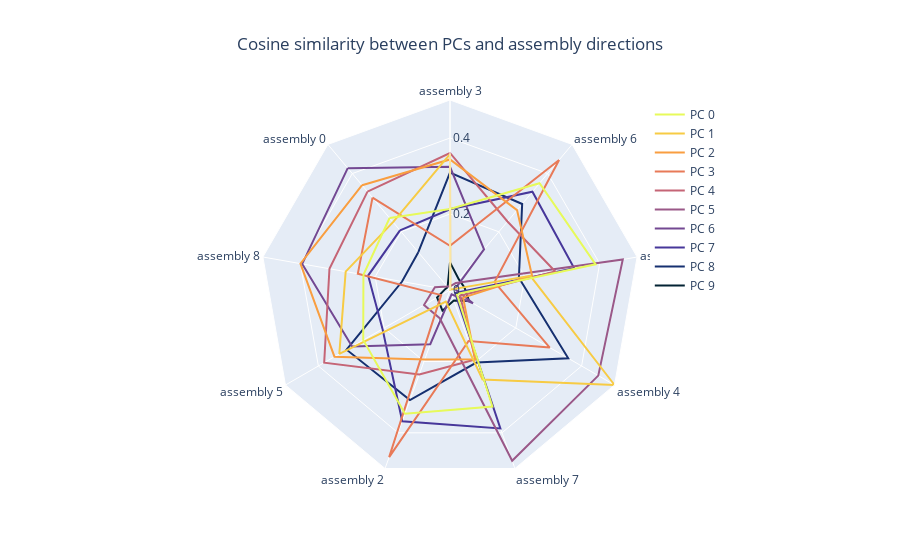
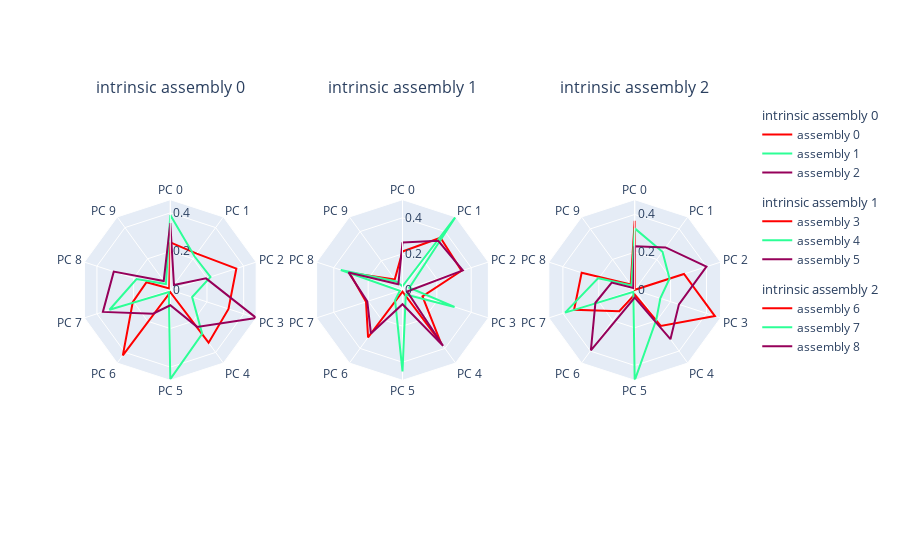

The notebook cell these images were saved under, in order:
### Code cell
import plotly.express as px
import plotly.graph_objects as go
from plotly.subplots import make_subplots

assy_names_radar = assy_names_disp + [assy_names_disp[0]]
PC_names_radar = [f'PC {i:d}' for i in range(n_components)]
PC_names_radar = PC_names_radar + [PC_names_radar[0]]
PC_idx_radar = list(range(n_components)) + [0]
cmap = px.colors.sample_colorscale('thermal', np.linspace(0, 1, n_components))[::-1]
if isdivision:
    cmap2 = px.colors.sample_colorscale('Rainbow', np.linspace(0, 1, \
        max(len(ids) for ids in assy_div.values())))[::-1]
else:
    cmap2 = px.colors.sample_colorscale('Rainbow', np.linspace(0, 1, n_assy))[::-1]
rotation = 130 if isdivision else 90

fig = go.Figure()
for i in range(n_components)[::-1]:
    fig.add_trace(go.Scatterpolar(
        name=PC_names_radar[i], r=cosvec.loc[i, assy_names_radar],
        theta=assy_names_radar, mode='lines', line_color=cmap[i]
    ))
fig.update_polars(
    gridshape = 'linear',
    angularaxis = dict(rotation=rotation, direction="clockwise"),
    radialaxis = dict(angle=90, tickangle=90, nticks=4)
)
fig.update_layout(
    title = dict(text='Cosine similarity between PCs and assembly directions', x=0.5),
    legend = dict(traceorder='reversed', x=0.77)
)
fig.show()


if isdivision:
    n_int_assy = len(assy_div)
    fig = make_subplots(
        rows=1, cols=n_int_assy, specs=[[{'type': 'polar'}] * n_int_assy],
        subplot_titles=[f'intrinsic assembly {a:d}' for a in assy_div],
        horizontal_spacing=0.08
    )
    for i, ids in enumerate(assy_div.values()):
        for j in range(len(ids)):
            fig.add_trace(go.Scatterpolar(name=assy_names_disp[ids[j]],
                r=cosvec.loc[PC_idx_radar, assy_names_disp[ids[j]]],
                theta=PC_names_radar, mode='lines', line_color=cmap2[j],
                legendgroup=i, legendgrouptitle_text=f'intrinsic assembly {i:d}'
            ), row=1, col=i + 1)
    fig.update_layout(legend=dict(x=1.05))
else:
    fig = go.Figure()
    for i in range(n_assy):
        fig.add_trace(go.Scatterpolar(name=assy_names_disp[i],
            r=cosvec.loc[PC_idx_radar, assy_names_disp[i]],
            theta=PC_names_radar, mode='lines', line_color=cmap2[i]
        ))
    fig.update_layout(legend=dict(x=0.77))
fig.update_polars(
    gridshape = 'linear',
    angularaxis = dict(rotation=90, direction="clockwise"),
    radialaxis = dict(angle=90, tickangle=90, nticks=4)
)
fig.show()

print("Alignment (cosine similarity) between PCs and assembly directions")
with pd.option_context('display.float_format', '{:.3f}'.format):
    display(cosvec)

### Figure 1 — Plotly figure (JSON) as saved in the notebook; plotly's stock layout.template omitted (floating-point values rounded to 4 significant figures)
{"data": [{"line": {"color": "rgb(3, 35, 51)"}, "mode": "lines", "name": "PC 9", "r": [0.009823, 0.07279, 0.03634, 0.03863, 0.05803, 0.02946, 0.05793, 0.0393, 0.01301, 0.009823], "theta": ["assembly 0", "assembly 3", "assembly 6", "assembly 1", "assembly 4", "assembly 7", "assembly 2", "assembly 5", "assembly 8", "assembly 0"], "type": "scatterpolar"}, {"line": {"color": "rgb(22, 48, 112)"}, "mode": "lines", "name": "PC 8", "r": [0.1297, 0.3088, 0.2955, 0.1841, 0.3594, 0.2031, 0.3083, 0.3143, 0.1282, 0.1297], "theta": ["assembly 0", "assembly 3", "assembly 6", "assembly 1", "assembly 4", "assembly 7", "assembly 2", "assembly 5", "assembly 8", "assembly 0"], "type": "scatterpolar"}, {"line": {"color": "rgb(71, 55, 154)"}, "mode": "lines", "name": "PC 7", "r": [0.2048, 0.2125, 0.3376, 0.3316, 0.01555, 0.3877, 0.3676, 0.2051, 0.2188, 0.2048], "theta": ["assembly 0", "assembly 3", "assembly 6", "assembly 1", "assembly 4", "assembly 7", "assembly 2", "assembly 5", "assembly 8", "assembly 0"], "type": "scatterpolar"}, {"line": {"color": "rgb(115, 72, 146)"}, "mode": "lines", "name": "PC 6", "r": [0.4187, 0.3243, 0.1393, 0.01315, 0.06999, 0.01204, 0.1518, 0.2975, 0.3949, 0.4187], "theta": ["assembly 0", "assembly 3", "assembly 6", "assembly 1", "assembly 4", "assembly 7", "assembly 2", "assembly 5", "assembly 8", "assembly 0"], "type": "scatterpolar"}, {"line": {"color": "rgb(154, 88, 136)"}, "mode": "lines", "name": "PC 5", "r": [0.01177, 0.00963, 0.02377, 0.4618, 0.4507, 0.4784, 0.07913, 0.07899, 0.04034, 0.01177], "theta": ["assembly 0", "assembly 3", "assembly 6", "assembly 1", "assembly 4", "assembly 7", "assembly 2", "assembly 5", "assembly 8", "assembly 0"], "type": "scatterpolar"}, {"line": {"color": "rgb(197, 101, 118)"}, "mode": "lines", "name": "PC 4", "r": [0.3378, 0.3606, 0.2354, 0.2813, 0.03074, 0.1946, 0.2365, 0.3824, 0.3221, 0.3378], "theta": ["assembly 0", "assembly 3", "assembly 6", "assembly 1", "assembly 4", "assembly 7", "assembly 2", "assembly 5", "assembly 8", "assembly 0"], "type": "scatterpolar"}, {"line": {"color": "rgb(232, 122, 88)"}, "mode": "lines", "name": "PC 3", "r": [0.3173, 0.1162, 0.4467, 0.1191, 0.3031, 0.1428, 0.4682, 0.02687, 0.2463, 0.3173], "theta": ["assembly 0", "assembly 3", "assembly 6", "assembly 1", "assembly 4", "assembly 7", "assembly 2", "assembly 5", "assembly 8", "assembly 0"], "type": "scatterpolar"}, {"line": {"color": "rgb(249, 158, 64)"}, "mode": "lines", "name": "PC 2", "r": [0.3601, 0.3436, 0.2745, 0.2192, 0.03985, 0.1942, 0.1948, 0.3512, 0.3997, 0.3601], "theta": ["assembly 0", "assembly 3", "assembly 6", "assembly 1", "assembly 4", "assembly 7", "assembly 2", "assembly 5", "assembly 8", "assembly 0"], "type": "scatterpolar"}, {"line": {"color": "rgb(247, 203, 68)"}, "mode": "lines", "name": "PC 1", "r": [0.2332, 0.3578, 0.001216, 0.2146, 0.5001, 0.2505, 0.03216, 0.3364, 0.2788, 0.2332], "theta": ["assembly 0", "assembly 3", "assembly 6", "assembly 1", "assembly 4", "assembly 7", "assembly 2", "assembly 5", "assembly 8", "assembly 0"], "type": "scatterpolar"}, {"line": {"color": "rgb(231, 250, 90)"}, "mode": "lines", "name": "PC 0", "r": [0.2473, 0.2132, 0.3667, 0.3892, 0.0208, 0.3264, 0.3467, 0.2637, 0.2314, 0.2473], "theta": ["assembly 0", "assembly 3", "assembly 6", "assembly 1", "assembly 4", "assembly 7", "assembly 2", "assembly 5", "assembly 8", "assembly 0"], "type": "scatterpolar"}], "layout": {"legend": {"traceorder": "reversed", "x": 0.77}, "polar": {"angularaxis": {"direction": "clockwise", "rotation": 130}, "gridshape": "linear", "radialaxis": {"angle": 90, "nticks": 4, "tickangle": 90}}, "title": {"text": "Cosine similarity between PCs and assembly directions", "x": 0.5}}}

### Figure 2 — Plotly figure (JSON) as saved in the notebook; plotly's stock layout.template omitted (floating-point values rounded to 4 significant figures)
{"data": [{"legendgroup": "0", "legendgrouptitle": {"text": "intrinsic assembly 0"}, "line": {"color": "rgb(255, 0, 0)"}, "mode": "lines", "name": "assembly 0", "r": [0.2473, 0.2332, 0.3601, 0.3173, 0.3378, 0.01177, 0.4187, 0.2048, 0.1297, 0.009823, 0.2473], "subplot": "polar", "theta": ["PC 0", "PC 1", "PC 2", "PC 3", "PC 4", "PC 5", "PC 6", "PC 7", "PC 8", "PC 9", "PC 0"], "type": "scatterpolar"}, {"legendgroup": "0", "legendgrouptitle": {"text": "intrinsic assembly 0"}, "line": {"color": "rgb(44, 255, 150)"}, "mode": "lines", "name": "assembly 1", "r": [0.3892, 0.2146, 0.2192, 0.1191, 0.2813, 0.4618, 0.01315, 0.3316, 0.1841, 0.03863, 0.3892], "subplot": "polar", "theta": ["PC 0", "PC 1", "PC 2", "PC 3", "PC 4", "PC 5", "PC 6", "PC 7", "PC 8", "PC 9", "PC 0"], "type": "scatterpolar"}, {"legendgroup": "0", "legendgrouptitle": {"text": "intrinsic assembly 0"}, "line": {"color": "rgb(150, 0, 90)"}, "mode": "lines", "name": "assembly 2", "r": [0.3467, 0.03216, 0.1948, 0.4682, 0.2365, 0.07913, 0.1518, 0.3676, 0.3083, 0.05793, 0.3467], "subplot": "polar", "theta": ["PC 0", "PC 1", "PC 2", "PC 3", "PC 4", "PC 5", "PC 6", "PC 7", "PC 8", "PC 9", "PC 0"], "type": "scatterpolar"}, {"legendgroup": "1", "legendgrouptitle": {"text": "intrinsic assembly 1"}, "line": {"color": "rgb(255, 0, 0)"}, "mode": "lines", "name": "assembly 3", "r": [0.2132, 0.3578, 0.3436, 0.1162, 0.3606, 0.00963, 0.3243, 0.2125, 0.3088, 0.07279, 0.2132], "subplot": "polar2", "theta": ["PC 0", "PC 1", "PC 2", "PC 3", "PC 4", "PC 5", "PC 6", "PC 7", "PC 8", "PC 9", "PC 0"], "type": "scatterpolar"}, {"legendgroup": "1", "legendgrouptitle": {"text": "intrinsic assembly 1"}, "line": {"color": "rgb(44, 255, 150)"}, "mode": "lines", "name": "assembly 4", "r": [0.0208, 0.5001, 0.03985, 0.3031, 0.03074, 0.4507, 0.06999, 0.01555, 0.3594, 0.05803, 0.0208], "subplot": "polar2", "theta": ["PC 0", "PC 1", "PC 2", "PC 3", "PC 4", "PC 5", "PC 6", "PC 7", "PC 8", "PC 9", "PC 0"], "type": "scatterpolar"}, {"legendgroup": "1", "legendgrouptitle": {"text": "intrinsic assembly 1"}, "line": {"color": "rgb(150, 0, 90)"}, "mode": "lines", "name": "assembly 5", "r": [0.2637, 0.3364, 0.3512, 0.02687, 0.3824, 0.07899, 0.2975, 0.2051, 0.3143, 0.0393, 0.2637], "subplot": "polar2", "theta": ["PC 0", "PC 1", "PC 2", "PC 3", "PC 4", "PC 5", "PC 6", "PC 7", "PC 8", "PC 9", "PC 0"], "type": "scatterpolar"}, {"legendgroup": "2", "legendgrouptitle": {"text": "intrinsic assembly 2"}, "line": {"color": "rgb(255, 0, 0)"}, "mode": "lines", "name": "assembly 6", "r": [0.3667, 0.001216, 0.2745, 0.4467, 0.2354, 0.02377, 0.1393, 0.3376, 0.2955, 0.03634, 0.3667], "subplot": "polar3", "theta": ["PC 0", "PC 1", "PC 2", "PC 3", "PC 4", "PC 5", "PC 6", "PC 7", "PC 8", "PC 9", "PC 0"], "type": "scatterpolar"}, {"legendgroup": "2", "legendgrouptitle": {"text": "intrinsic assembly 2"}, "line": {"color": "rgb(44, 255, 150)"}, "mode": "lines", "name": "assembly 7", "r": [0.3264, 0.2505, 0.1942, 0.1428, 0.1946, 0.4784, 0.01204, 0.3877, 0.2031, 0.02946, 0.3264], "subplot": "polar3", "theta": ["PC 0", "PC 1", "PC 2", "PC 3", "PC 4", "PC 5", "PC 6", "PC 7", "PC 8", "PC 9", "PC 0"], "type": "scatterpolar"}, {"legendgroup": "2", "legendgrouptitle": {"text": "intrinsic assembly 2"}, "line": {"color": "rgb(150, 0, 90)"}, "mode": "lines", "name": "assembly 8", "r": [0.2314, 0.2788, 0.3997, 0.2463, 0.3221, 0.04034, 0.3949, 0.2188, 0.1282, 0.01301, 0.2314], "subplot": "polar3", "theta": ["PC 0", "PC 1", "PC 2", "PC 3", "PC 4", "PC 5", "PC 6", "PC 7", "PC 8", "PC 9", "PC 0"], "type": "scatterpolar"}], "layout": {"annotations": [{"font": {"size": 16}, "showarrow": false, "text": "intrinsic assembly 0", "x": 0.14, "xanchor": "center", "xref": "paper", "y": 1, "yanchor": "bottom", "yref": "paper"}, {"font": {"size": 16}, "showarrow": false, "text": "intrinsic assembly 1", "x": 0.5, "xanchor": "center", "xref": "paper", "y": 1, "yanchor": "bottom", "yref": "paper"}, {"font": {"size": 16}, "showarrow": false, "text": "intrinsic assembly 2", "x": 0.86, "xanchor": "center", "xref": "paper", "y": 1, "yanchor": "bottom", "yref": "paper"}], "legend": {"x": 1.05}, "polar": {"angularaxis": {"direction": "clockwise", "rotation": 90}, "domain": {"x": [0, 0.28], "y": [0, 1]}, "gridshape": "linear", "radialaxis": {"angle": 90, "nticks": 4, "tickangle": 90}}, "polar2": {"angularaxis": {"direction": "clockwise", "rotation": 90}, "domain": {"x": [0.36, 0.64], "y": [0, 1]}, "gridshape": "linear", "radialaxis": {"angle": 90, "nticks": 4, "tickangle": 90}}, "polar3": {"angularaxis": {"direction": "clockwise", "rotation": 90}, "domain": {"x": [0.72, 1], "y": [0, 1]}, "gridshape": "linear", "radialaxis": {"angle": 90, "nticks": 4, "tickangle": 90}}}}
